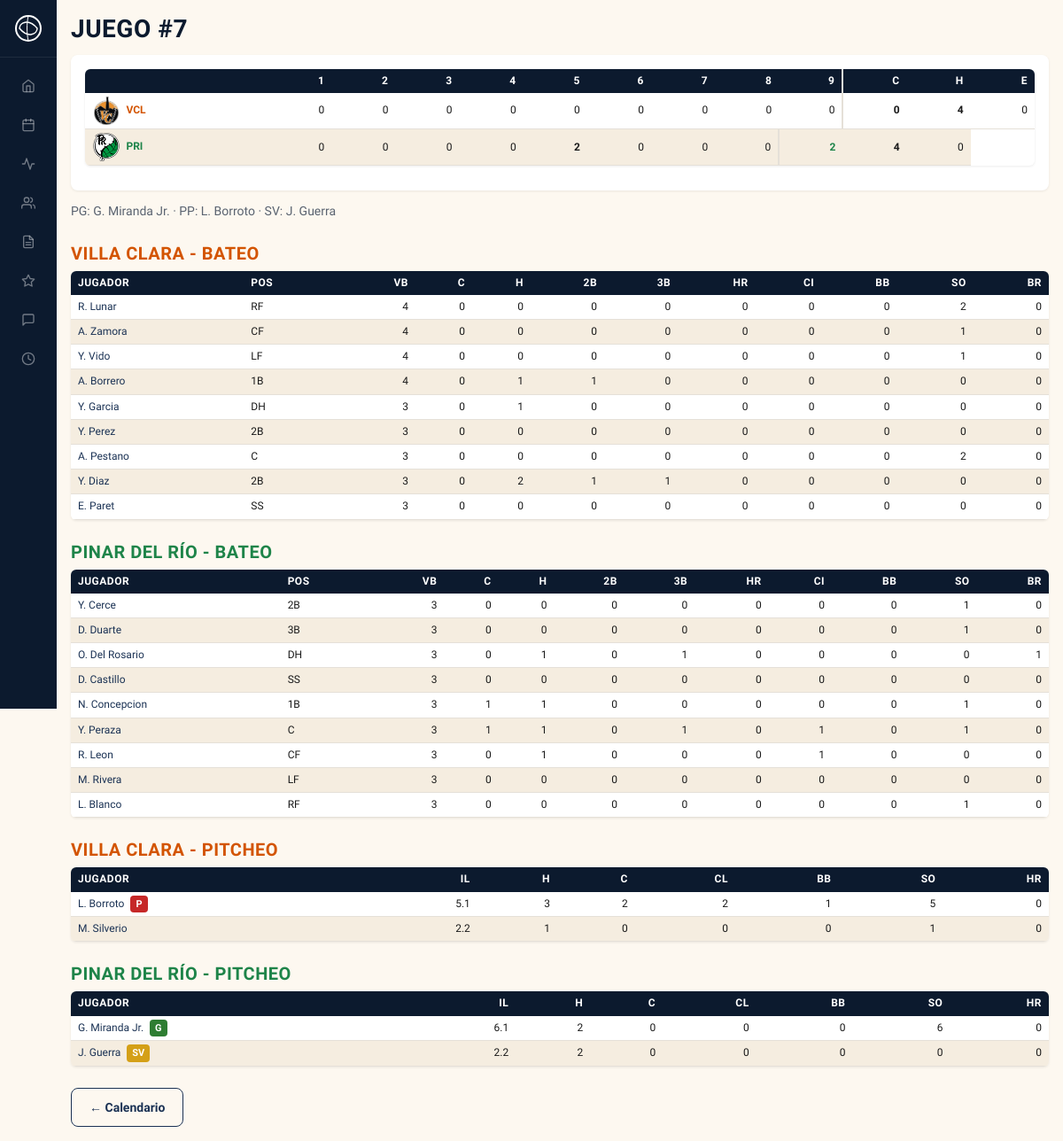
Page /game/7 on the earlier database version.
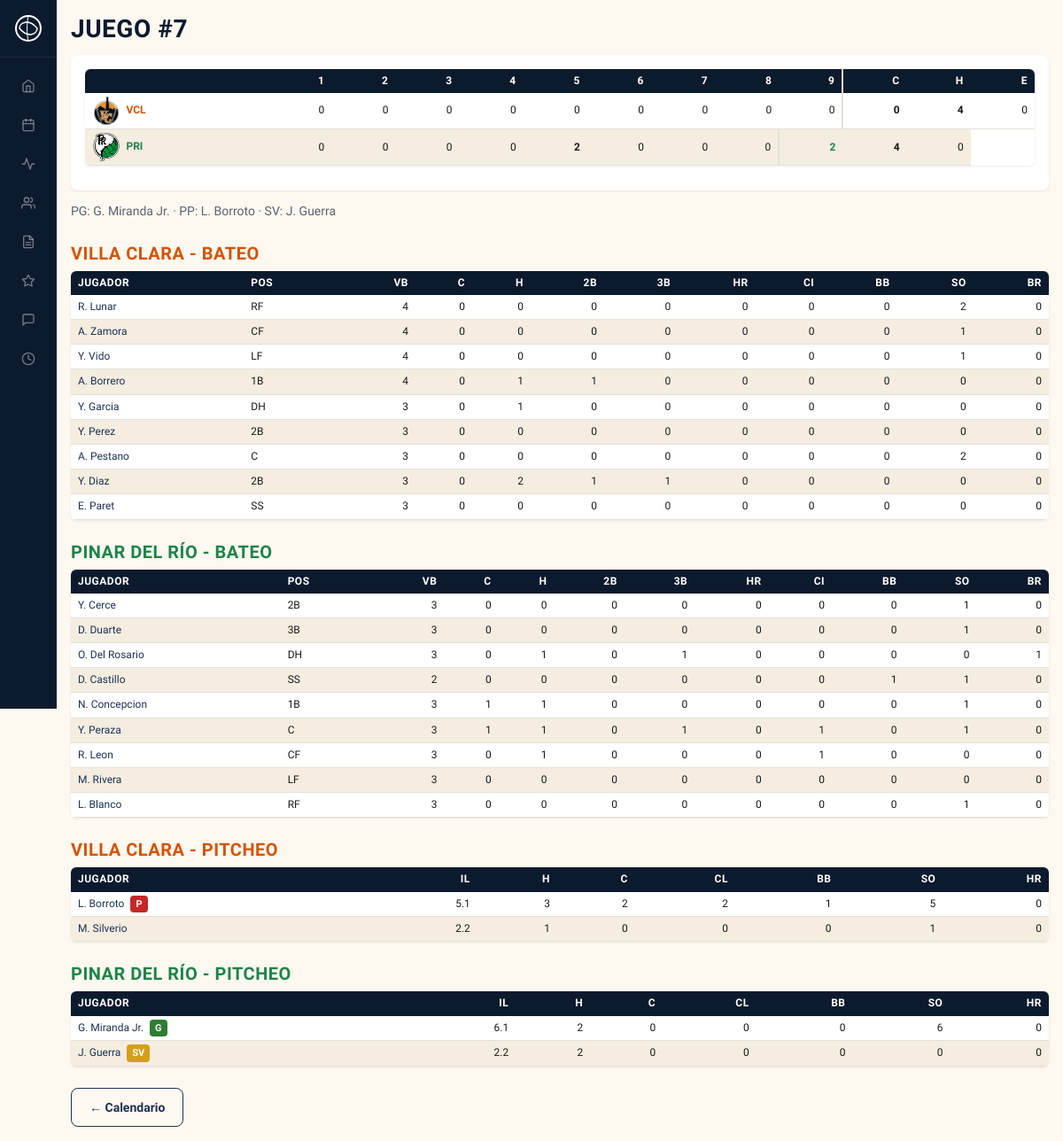
Same page on the later database version.
### tables this page shows
CREATE TABLE batting_stats (
            id INTEGER PRIMARY KEY,
            game_id INTEGER REFERENCES games(id) ON DELETE CASCADE,
            player_id INTEGER REFERENCES players(id),
            team_id INTEGER REFERENCES teams(id),
            AB INTEGER DEFAULT 0,
            R INTEGER DEFAULT 0,
            H INTEGER DEFAULT 0,
            doubles INTEGER DEFAULT 0,
            triples INTEGER DEFAULT 0,
            HR INTEGER DEFAULT 0,
            RBI INTEGER DEFAULT 0,
            BB INTEGER DEFAULT 0,
            SO INTEGER DEFAULT 0,
            SB INTEGER DEFAULT 0,
            UNIQUE(game_id, player_id)
        );

CREATE TABLE players (
            id INTEGER PRIMARY KEY,
            team_id INTEGER REFERENCES teams(id),
            name TEXT NOT NULL,
            full_name TEXT,
            position TEXT NOT NULL,
            bats_throws TEXT,
            role TEXT NOT NULL,
            lineup_order INTEGER,
            bullpen_role TEXT,
            is_drafted INTEGER DEFAULT 0,
            photo_file TEXT
        );

### blueprints/games/routes.py (the view)
@games_bp.route('/game/<int:game_id>')
def game_detail(game_id: int) -> str:
    data = get_game_detail(game_id)
    if not data:
        abort(404)
    return render_template('game_detail.html', **data)

### db.py (called while the page is built)
def get_db() -> sqlite3.Connection:
    if 'db' not in g:
        from flask import current_app
        g.db = sqlite3.connect(current_app.config['DB_PATH'])
        g.db.row_factory = sqlite3.Row
        cursor = g.db.cursor()
        cursor.execute('PRAGMA journal_mode=WAL')
        cursor.execute('PRAGMA synchronous=NORMAL')
        cursor.execute('PRAGMA foreign_keys=ON')
        cursor.execute('PRAGMA busy_timeout=5000')
        cursor.close()
    return g.db

### lib/utils.py (called while the page is built)
def format_ip(outs: int | None) -> str:
    if not outs:
        return "0.0"
    innings = outs // 3
    remainder = outs % 3
    return f"{innings}.{remainder}"

### templates/game_detail.html (shortened to what the changed rows need)
{% extends "base.html" %}
{% from 'components/logo_img.html' import logo_img %}
{% from 'components/pitcher_credits.html' import pitcher_credits %}
{% block content %}
<h1>Juego #{{ game.game_num }}</h1>
<div class="card overflow-x">
<table class="linescore">
    <thead>
        <tr>
            <th scope="col"></th>
            {% if game.away_linescore %}
                {% for _ in game.away_linescore.split(',') %}
                <th class="num" scope="col">{{ loop.index }}</th>
                {% endfor %}
            {% endif %}
            <th class="num linescore-sep" scope="col">C</th>
            <th class="num" scope="col">H</th>
            <th class="num" scope="col">E</th>
        </tr>
    </thead>
</table>
</div>
{% for label, color, batting in [
    (game.away_name, game.away_color, away_batting),
    (game.home_name, game.home_color, home_batting),
] %}
{% if batting %}
<h2 class="team-color mt-5" style="--team-color: {{ color }}">{{ label }} - Bateo</h2>
<div class="table-scroll">
<table class="stats-table stat-table">
    <thead>
        <tr>
            <th scope="col">Jugador</th><th scope="col">POS</th>
            <th class="num" scope="col">VB</th><th class="num" scope="col">C</th><th class="num" scope="col">H</th>
            <th class="num" scope="col">2B</th><th class="num" scope="col">3B</th><th class="num" scope="col">HR</th>
            <th class="num" scope="col">CI</th><th class="num" scope="col">BB</th><th class="num" scope="col">SO</th>
            <th class="num" scope="col">BR</th>
        </tr>
    </thead>
    <tbody>
        {% for b in batting %}
        <tr>
            <td><a href="{{ url_for('players.player', player_id=b.player_id) }}">{{ b.name }}</a></td>
            <td>{{ b.position }}</td>
            <td class="num">{{ b.AB }}</td><td class="num">{{ b.R }}</td><td class="num">{{ b.H }}</td>
            <td class="num">{{ b.doubles }}</td><td class="num">{{ b.triples }}</td><td class="num">{{ b.HR }}</td>
            <td class="num">{{ b.RBI }}</td><td class="num">{{ b.BB }}</td><td class="num">{{ b.SO }}</td>
            <td class="num">{{ b.SB }}</td>
        </tr>
        {% endfor %}
    </tbody>
</table>
</div>
{% endif %}
{% endfor %}
{% for label, color, pitching in [
    (game.away_name, game.away_color, away_pitching),
    (game.home_name, game.home_color, home_pitching),
] %}
{% if pitching %}
<h2 class="team-color mt-5" style="--team-color: {{ color }}">{{ label }} - Pitcheo</h2>
<div class="table-scroll">
<table class="stats-table stat-table">
    <thead>
        <tr>
            <th scope="col">Jugador</th>
            <th class="num" scope="col">IL</th><th class="num" scope="col">H</th><th class="num" scope="col">C</th>
            <th class="num" scope="col">CL</th><th class="num" scope="col">BB</th><th class="num" scope="col">SO</th>
            <th class="num" scope="col">HR</th>
        </tr>
    </thead>
</table>
</div>
{% endif %}
{% endfor %}
{% endblock %}

Differences in the rows shown:
changed batting_stats "D. Castillo": AB "3" → "2"; BB "0" → "1"; SO "0" → "1"
